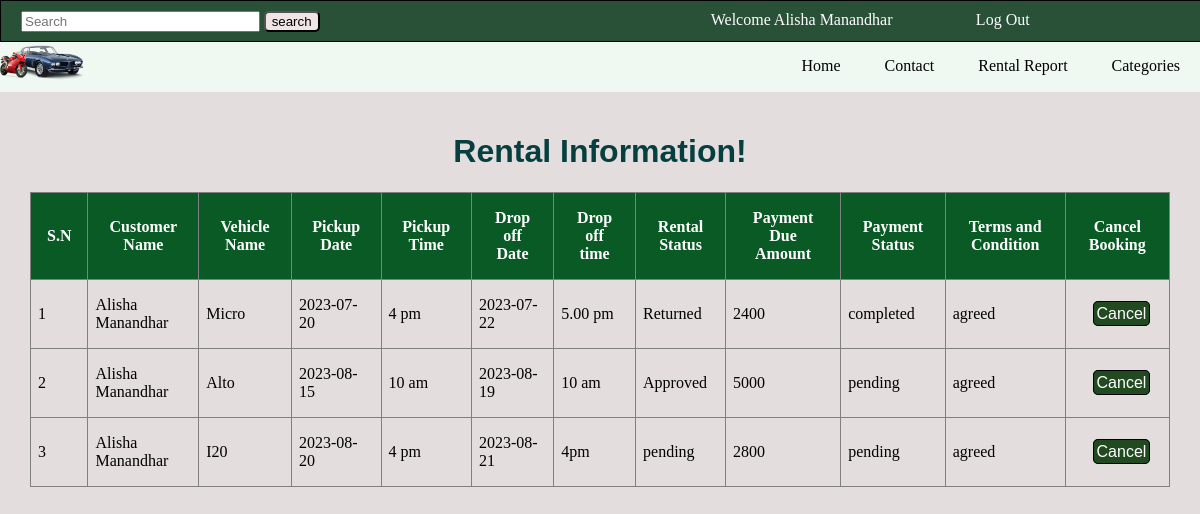
Page /frontend/pages/cus_rent_report.php (signed in) on the committed database.
### tables this page shows
CREATE TABLE `rent` (
  `rental_id` int(11) NOT NULL,
  `rental_status` varchar(255) DEFAULT NULL,
  `start_date` varchar(255) DEFAULT NULL,
  `end_date` varchar(255) DEFAULT NULL,
  `customer_id` int(11) DEFAULT NULL,
  `vehicle_id` int(11) DEFAULT NULL,
  `terms_condition` varchar(255) DEFAULT NULL,
  `pickup_time` varchar(255) DEFAULT NULL,
  `dropoff_time` varchar(255) DEFAULT NULL,
  `payment_id` int(11) DEFAULT NULL,
  `file_uoloads` varchar(255) DEFAULT NULL
);

CREATE TABLE `customer` (
  `customer_id` int(11) NOT NULL,
  `customer_name` varchar(255) DEFAULT NULL,
  `customer_contact` bigint(20) DEFAULT NULL,
  `customer_email` varchar(255) DEFAULT NULL,
  `customer_address` varchar(255) DEFAULT NULL,
  `password` varchar(255) DEFAULT NULL
);

CREATE TABLE `vehicle` (
  `vehicle_id` int(11) NOT NULL,
  `vehicle_name` varchar(255) DEFAULT NULL,
  `vehicle_status` varchar(255) DEFAULT NULL,
  `hourly_rate` int(11) DEFAULT NULL,
  `vehicle_brand` varchar(255) DEFAULT NULL,
  `color` varchar(255) DEFAULT NULL,
  `vehicle_condition` varchar(255) DEFAULT NULL,
  `vehicle_image` varchar(255) DEFAULT NULL,
  `category_id` int(11) NOT NULL
);

CREATE TABLE `payment` (
  `payment_id` int(11) NOT NULL,
  `payment_type` varchar(255) DEFAULT NULL,
  `payment_status` varchar(255) DEFAULT NULL,
  `payment_amount` bigint(20) DEFAULT NULL
);

### backend/functions/showRentalDetails.php (called while the page is built)
<?php
include "../../backend/config.php";
$sql = "Select * from rent join customer on rent.customer_id = customer.customer_id join vehicle on vehicle.vehicle_id = rent.vehicle_id join payment on payment.payment_id=rent.payment_id order by rental_id asc";
$result = mysqli_query($conn,$sql);
?>

### frontend/pages/cus_rent_report.php (the view, shortened to what this page needs)
<?php
include "../layouts/navbar.php";
?>
<h1 class="vtext">Rental Information!</h1>
            <center>
                <div class="tab">
                    <table border="1">
                 <tr>
                        <th>S.N</th>
                        <th>Customer Name</th>
                        <th>Vehicle Name</th>
                        <th>Pickup Date</th>
                        <th>Pickup Time</th>
                        <th>Drop off Date</th>
                        <th>Drop off time</th>
                        <th>Rental Status</th>
                        <th>Payment Due Amount</th>
                        <th>Payment Status</th>
                        <th>Terms and Condition</th>
                        <th>Cancel Booking</th>
                    </tr>
                    <?php
                    include '../../backend/functions/showRentalDetails.php';
                    $i=1;
                    while($row=mysqli_fetch_assoc($result)){?>
                    <?php
                    $rental_id = $row['rental_id'];
                    $customer_id = $row['customer_id'];
                    $vehicle_id=$row['vehicle_id'];
                    if($customer_id==$_SESSION['customer_id']){
                    ?>
                    <tr>
                        <td><?php echo $i ?></td>
                        <td><?php echo $row['customer_name'] ?></td>
                        <td><?php echo $row['vehicle_name']?></td>
                        <td><?php echo $row['start_date'] ?></td>
                        <td><?php echo $row['pickup_time'] ?></td>
                        <td><?php echo $row['end_date']   ?></td>
                        <td><?php echo $row['dropoff_time'] ?></td>
                        <td><?php echo $row['rental_status'] ?></td>
                        <td><?php echo $row['payment_amount']  ?></td>
                        <td><?php echo $row['payment_status'] ?></td>
                        <td><?php echo $row['terms_condition'] ?></td>
                        <td><br><a href="../../backend/functions/cancelVehicle.php?rental_id=<?php echo($rental_id)?>&vehicle_id=<?php echo($vehicle_id)?>" class="cancelbtn">Cancel</a><br><br>
                    </tr>
                    <?php
                    $i++;
                    }
                    }?>
                    </table>
            </center>

### frontend/layouts/navbar.php (shortened to what this page needs)
<!DOCTYPE html>
<html lang="en">
<head>
    <link rel="stylesheet" href="../assets/css/customerdashboard.css?v=1">
    <link rel="stylesheet" href=//cdnjs.cloudflare.com/ajax/libs/font-awesome/6.4.0/css/all.min.css>
   <link rel="stylesheet" href="https://cdnjs.cloudflare.com/ajax/libs/font-awesome/6.4.0/css/all.min.css">
</head>
<body>
    <nav>
        <div class="navbar-top">
        <form action="searchresult.php" class="searching" method="post">
        <input type="search" placeholder="Search" class="srch" name="search">
        <input type="submit" value="search" class="srchbtn">
        </form>
       <div class="greet_user" style="width: 30rem;">
        <a href="../pages/cusedit.php">
        Welcome <?php
         echo " ".($_SESSION['customer_name'])?>
         </a>
        </div>
        <div class="logout" style="width: 30rem;">
        <a href="../../backend/functions/logout.php">Log Out</a></div>
        </div>
    </nav>
    <div class="snd">
        <img src="../assets/images/carblogo.png" width="7%">
        <div class="navi">
        <a href="customerdashboard.php">Home</a>
        <a href="contact.php">Contact</a>
        <a href="cus_rent_report.php">Rental Report</a>
        <a  id="categoryy" onclick="showMenu()" class="hover-menu">Categories</a>
    </div>
    </div>

### frontend/layouts/navbar.php (style rules this page uses)
body { background-color: rgb(239, 229, 229); margin: 0px; padding: 0px; }
nav { width: 100%; height: 40px; border: 1px solid black; background-color: rgb(40, 81, 56); }
.srch { width: 60%; margin-top: 10px; margin-left: 20px; }
nav a { padding: 20px; margin-top: 10px; text-decoration: none; color: white; margin-left: 20px; }
.snd { background-color: rgb(239, 248, 241); width: 100%; height: 50px; }
.snd a { color: black; text-decoration: none; padding:20px; }
h1 { color: rgb(71, 10, 81); text-align: center; padding-top: 20px; font-family: 'Opens Sans',sans-serif; }
.navi { float: right; margin-top: 15px; }
.greet_user { color: #fff; margin-left: 17rem; margin-top: 10px; }
.navbar-top { display: flex; }
.logout { margin-top: 10px; }
a.hover-menu { cursor: pointer; position: relative; }
a { text-decoration: none; }
.searching { width: 60%; }
.srchbtn { background-color: rgb(239, 229, 229); border-radius: 5px; }

### rows in the picture
rent: customer.customer_name "Alisha Manandhar", vehicle.vehicle_name "Micro", start_date "2023-07-20", pickup_time "4 pm", end_date "2023-07-22", dropoff_time "5.00 pm", rental_status "Returned", payment.payment_amount "2400", payment.payment_status "completed", terms_condition "agreed"
rent: customer.customer_name "Alisha Manandhar", vehicle.vehicle_name "Alto", start_date "2023-08-15", pickup_time "10 am", end_date "2023-08-19", dropoff_time "10 am", rental_status "Approved", payment.payment_amount "5000", payment.payment_status "pending", terms_condition "agreed"
rent: customer.customer_name "Alisha Manandhar", vehicle.vehicle_name "I20", start_date "2023-08-20", pickup_time "4 pm", end_date "2023-08-21", dropoff_time "4pm", rental_status "pending", payment.payment_amount "2800", payment.payment_status "pending", terms_condition "agreed"

### other values in the picture
$_SESSION['customer_name'] "Alisha Manandhar"
